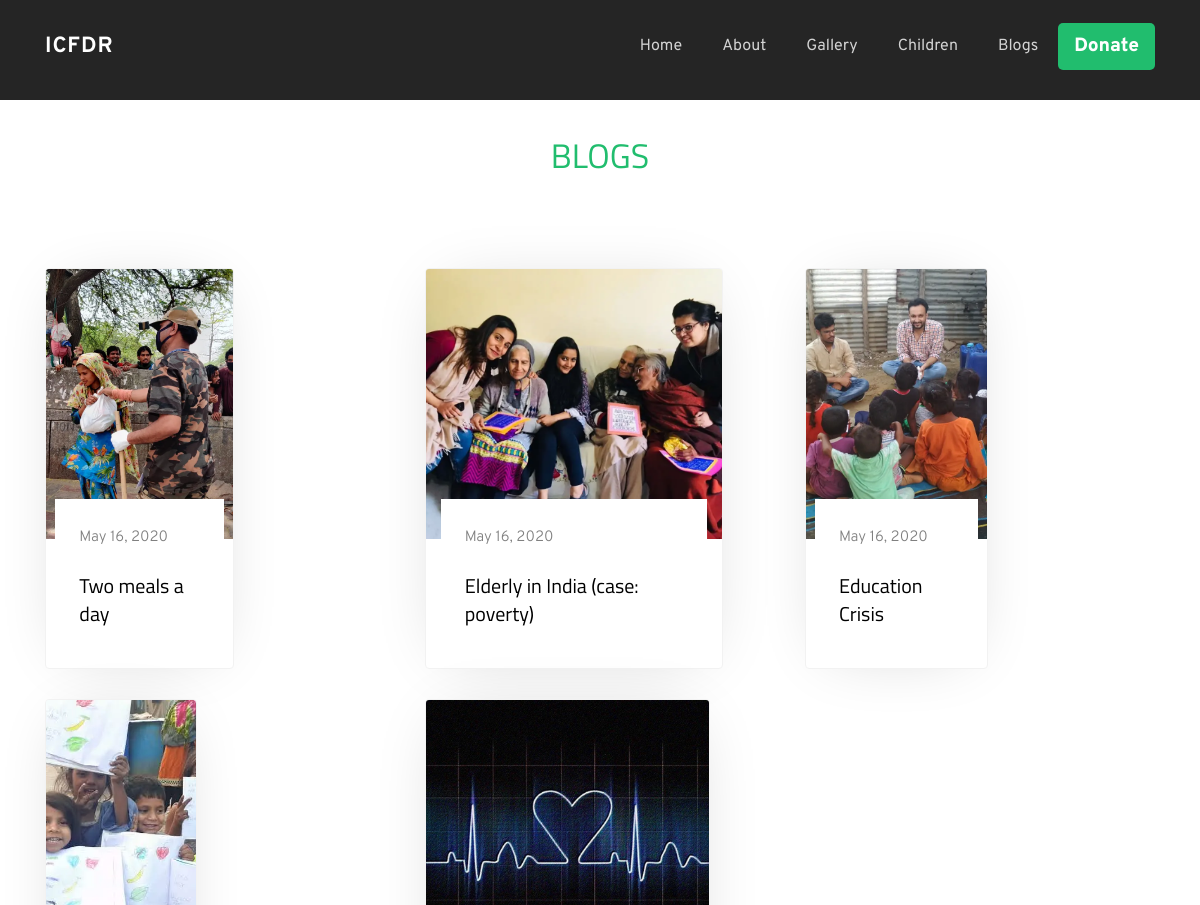
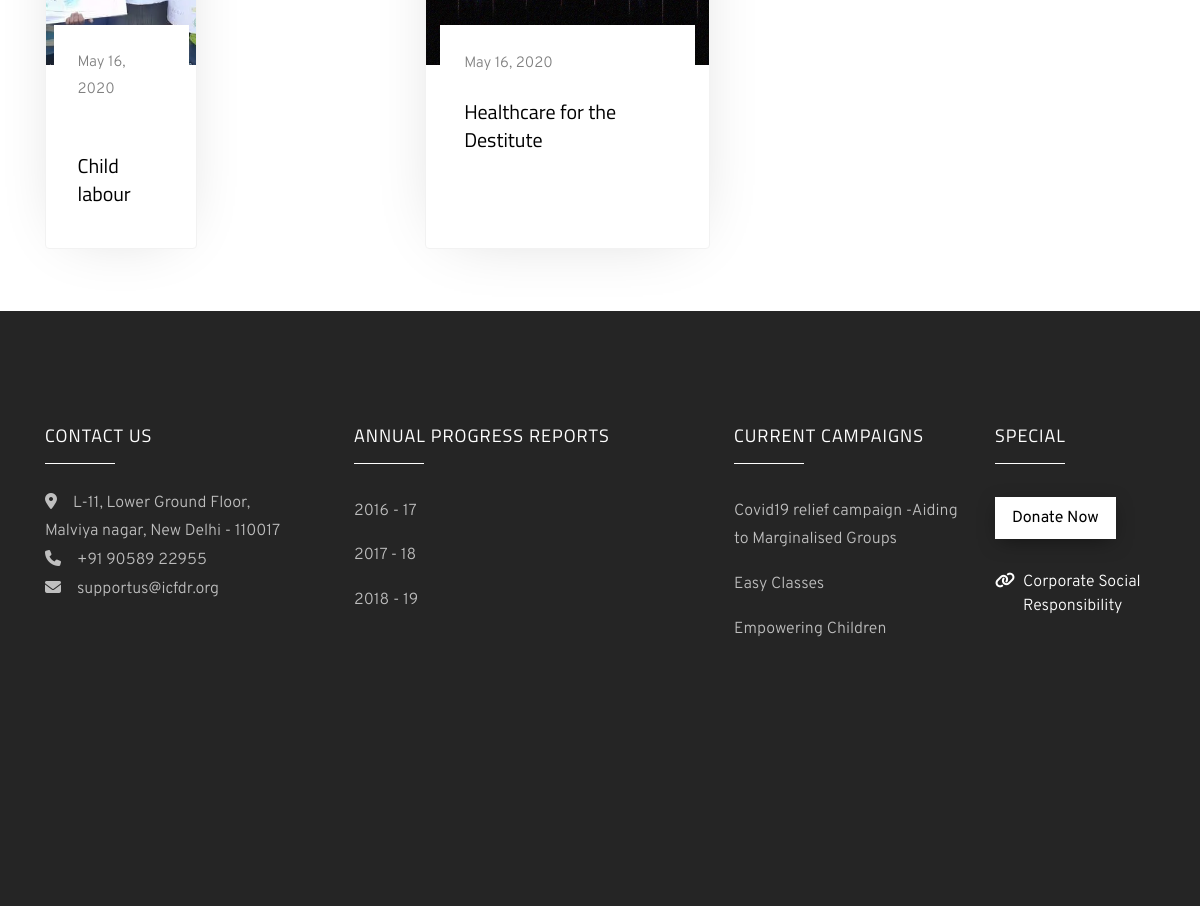
Screenshot of /blogs with the database file from the repository (2 pictures, top to bottom).
### website/models.py (models this page shows, shortened)
class Blogs(models.Model):
    image = models.ImageField(upload_to='images/blogs/')
    heading = models.CharField(max_length=100)
    content = models.TextField(max_length=5000)
    pub_date = date.today()
    slug = models.SlugField(max_length=100, default='', blank=True, unique=True)
    class Meta:
        verbose_name_plural = 'Blogs'

class Campaign(models.Model):
    compaign_name = models.CharField(max_length=100)
    image = models.ImageField(upload_to='images/campaign/')
    text_on_image = models.CharField(max_length=150)
    description = RichTextField()
    button_text = models.CharField(max_length=30)
    slug = models.SlugField(max_length=100, default='', blank=True, unique=True)
    class Meta:
        verbose_name_plural = 'Campaign'

### website/views.py (the view)
# urls.py: path('blogs',views.bloglist,name = 'bloglist'),
def bloglist(request):
    data = {
        'BlogSection': BlogSection.objects.all(),
        'Blogs': Blogs.objects.all().order_by('-id'),
        'campaigns': Campaign.objects.all().order_by('-id')[:5]
    }
    return render(request, 'bloglist.html', data)

### website/templates/bloglist.html (shortened to what this page needs)
{% extends 'base.html' %}
{% block content %}
{% load static %}
<header class="masthead" style="width: 100vw;height: 100px;background: #252525;">
</header>
<section id="blogs" class="ftco-section">
  <div class="container">
	<div class="row justify-content-center mb-5 pb-3">
	  <div class="col-md-7 heading-section ftco-animate text-center">
		<h2 class="mb-4">Blogs</h2>
	  </div>
	</div>
	<div class="row d-flex">
	{% for blog in Blogs %}
	  <div class="col-md-4 d-flex ftco-animate">
		<div class="blog-entry align-self-stretch">
		  <a href="blogs/{{ blog.slug }}" class="block-20" style="background-image: url('{{ blog.image.url }}');">
		  </a>
		  <div class="text p-4 d-block">
			<div class="meta mb-3">
			  <div>{{ blog.pub_date }}</div>
			</div>
			<h3 class="heading mt-3"><a href="blogs/{{ blog.slug }}">{{ blog.heading }}</a></h3>
		  </div>
		</div>
	  </div>
	  {% endfor %}
	</div>
  </div>
</section>
{% endblock %}

### website/templates/base.html (shortened to what this page needs)
<!DOCTYPE html>
{% load static %}
<html lang="en">
<head>
    <link rel="stylesheet" href="{% static 'css/open-iconic-bootstrap.min.css' %}">
    <link rel="stylesheet" href="{% static 'css/animate.css' %}">
    <link rel="stylesheet" href="{% static 'css/owl.carousel.min.css' %}">
    <link rel="stylesheet" href="{% static 'css/owl.theme.default.min.css' %}">
    <link rel="stylesheet" href="{% static 'css/magnific-popup.css' %}">
    <link rel="stylesheet" href="{% static 'css/aos.css' %}">
    <link rel="stylesheet" href="{% static 'css/bootstrap-datepicker.css' %}">
    <link rel="stylesheet" href="{% static 'css/jquery.timepicker.css' %}">
    <link rel="stylesheet" href="{% static 'css/style.css' %}">
</head>
<body>
<nav class="navbar navbar-expand-lg navbar-dark ftco_navbar bg-dark ftco-navbar-light" id="ftco-navbar">
    <div class="container">
        <a class="navbar-brand" href="{% url 'home' %}">ICFDR</a>
        <div class="collapse navbar-collapse" id="ftco-nav">
            <ul class="navbar-nav ml-auto">
                <li class="nav-item"><a href="{% url 'home' %}" class="nav-link">Home</a></li>
                <li class="nav-item"><a href="{% url 'about' %}" class="nav-link">About</a></li>
                <li class="nav-item"><a href="{% url 'gallery' %}" class="nav-link">Gallery</a></li>
                <li class="nav-item"><a href="{% url 'home' %}#children" class="nav-link">Children</a></li>
                <li class="nav-item"><a href="{% url 'bloglist' %}" class="nav-link">Blogs</a></li>
                <li class="nav-item"><a href="{% url 'donate' %}" class="donate-btn-nav nav-link">Donate</a></li>
            </ul>
        </div>
    </div>
</nav>
{% block content %}
{% endblock %}
<footer class="ftco-footer ftco-section img">
    <div class="container">
        <div class="row mb-5">
            <div class="col-md-3">
                <div class="ftco-footer-widget mb-4">
                    <h2 class="ftco-heading-2">Contact Us</h2>
                    <p style="text-align:left;">
                        <span class="fas fa-map-marker-alt mr-3"></span>L-11, Lower Ground Floor, Malviya nagar, New
                        Delhi - 110017<br>
                        <a href="tel:+91-90586-22955"><span class="fas fa-phone mr-3"></span>+91 90589 22955<br></a>
                        <a href="mailto:supportus@icfdr.org?Subject=ICFDR%20Easy%20Classes%20-%20Support"><span
                                class="fas fa-envelope mr-3"></span>supportus@icfdr.org</a>
                    </p>
                    <ul class="ftco-footer-social list-unstyled float-md-left float-lft mt-5">
                    </ul>
                </div>
            </div>
            <div class="col-md-4">
                <div class="ftco-footer-widget mb-4 ml-md-4">
                    <h2 class="ftco-heading-2">Annual Progress Reports</h2>
                    <ul class="list-unstyled">
                        <li><a target="_blank" href="{% static 'reports/1617.pdf' %}" class="py-2 d-block">2016 - 17</a>
                        </li>
                        <li><a target="_blank" href="{% static 'reports/1718.pdf' %}" class="py-2 d-block">2017 - 18</a>
                        </li>
                        <li><a target="_blank" href="{% static 'reports/1819.pdf' %}" class="py-2 d-block">2018 - 19</a>
                        </li>
                    </ul>
                </div>
            </div>
            <div class="col-md-3">
                <div class="ftco-footer-widget mb-4 ml-md-4">
                    <h2 class="ftco-heading-2">Current Campaigns</h2>
                    <ul class="list-unstyled">
                        {% for campaign in campaigns %}
                        <li><a href="{% url 'campaign' campaign.slug %}"
                               class="py-2 d-block">{{campaign.compaign_name}}</a></li>
                        {% endfor %}
                    </ul>
                </div>
            </div>
            <div class="col-md-2">
                <div class="ftco-footer-widget mb-4">
                    <h2 class="ftco-heading-2">Special</h2>
                    <div class="block-23 mb-3">
                        <ul>
                            <li><p><a target="_blank"
                                      href="https://www.payumoney.com/paybypayumoney/#/DFE2878E860D57AF8E18DFEF38EBE7EC"
                                      class="btn btn-white px-3 py-2 mt-2">Donate Now</a></p></li>
                            <li><a target="_blank" href="http://icfdr.org/corporate-social-responsibility/"><span
                                    class="fas fa-link mr-2"></span><span
                                    class="text">Corporate Social Responsibility</span></a></li>
                    </div>
                </div>
            </div>
        </div>
        <div class="row">
            <div class="col-md-12 text-center">
            </div>
        </div>
    </div>
</footer>
</body>
</html>

### rows the page displays
Blogs: image (picture), pub_date "May 16, 2020", heading "Two meals a day"
Blogs: image (picture), pub_date "May 16, 2020", heading "Elderly in India (case: poverty)"
Blogs: image (picture), pub_date "May 16, 2020", heading "Education Crisis"
Blogs: image (picture), pub_date "May 16, 2020", heading "Child labour"
Blogs: image (picture), pub_date "May 16, 2020", heading "Healthcare for the Destitute"
Campaign: compaign_name "Covid19 relief campaign -Aiding to Marginalised Groups"
Campaign: compaign_name "Easy Classes"
Campaign: compaign_name "Empowering Children"
